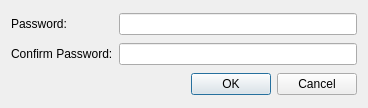
<?xml version="1.0" encoding="UTF-8"?>
<ui version="4.0">
 <class>Dialog_ChangePassword</class>
 <widget class="QDialog" name="Dialog_ChangePassword">
  <property name="geometry">
   <rect>
    <x>0</x>
    <y>0</y>
    <width>368</width>
    <height>108</height>
   </rect>
  </property>
  <property name="windowTitle">
   <string>Change Password</string>
  </property>
  <property name="windowIcon">
   <iconset resource="resources.qrc">
    <normaloff>:/icons/lock.svg</normaloff>:/icons/lock.svg</iconset>
  </property>
  <layout class="QGridLayout" name="gridLayout">
   <item row="0" column="0">
    <widget class="QLabel" name="label">
     <property name="text">
      <string>Password:</string>
     </property>
    </widget>
   </item>
   <item row="0" column="1">
    <widget class="QLineEdit" name="lineEdit_password_1">
     <property name="echoMode">
      <enum>QLineEdit::Password</enum>
     </property>
    </widget>
   </item>
   <item row="1" column="0">
    <widget class="QLabel" name="label_2">
     <property name="text">
      <string>Confirm Password:</string>
     </property>
    </widget>
   </item>
   <item row="1" column="1">
    <widget class="QLineEdit" name="lineEdit_password_2">
     <property name="echoMode">
      <enum>QLineEdit::Password</enum>
     </property>
    </widget>
   </item>
   <item row="2" column="0" colspan="2">
    <widget class="QDialogButtonBox" name="buttonBox">
     <property name="orientation">
      <enum>Qt::Horizontal</enum>
     </property>
     <property name="standardButtons">
      <set>QDialogButtonBox::Cancel|QDialogButtonBox::Ok</set>
     </property>
    </widget>
   </item>
  </layout>
 </widget>
 <resources>
  <include location="resources.qrc"/>
 </resources>
 <connections>
  <connection>
   <sender>buttonBox</sender>
   <signal>accepted()</signal>
   <receiver>Dialog_ChangePassword</receiver>
   <slot>accept()</slot>
   <hints>
    <hint type="sourcelabel">
     <x>248</x>
     <y>254</y>
    </hint>
    <hint type="destinationlabel">
     <x>157</x>
     <y>274</y>
    </hint>
   </hints>
  </connection>
  <connection>
   <sender>buttonBox</sender>
   <signal>rejected()</signal>
   <receiver>Dialog_ChangePassword</receiver>
   <slot>reject()</slot>
   <hints>
    <hint type="sourcelabel">
     <x>316</x>
     <y>260</y>
    </hint>
    <hint type="destinationlabel">
     <x>286</x>
     <y>274</y>
    </hint>
   </hints>
  </connection>
 </connections>
</ui>
